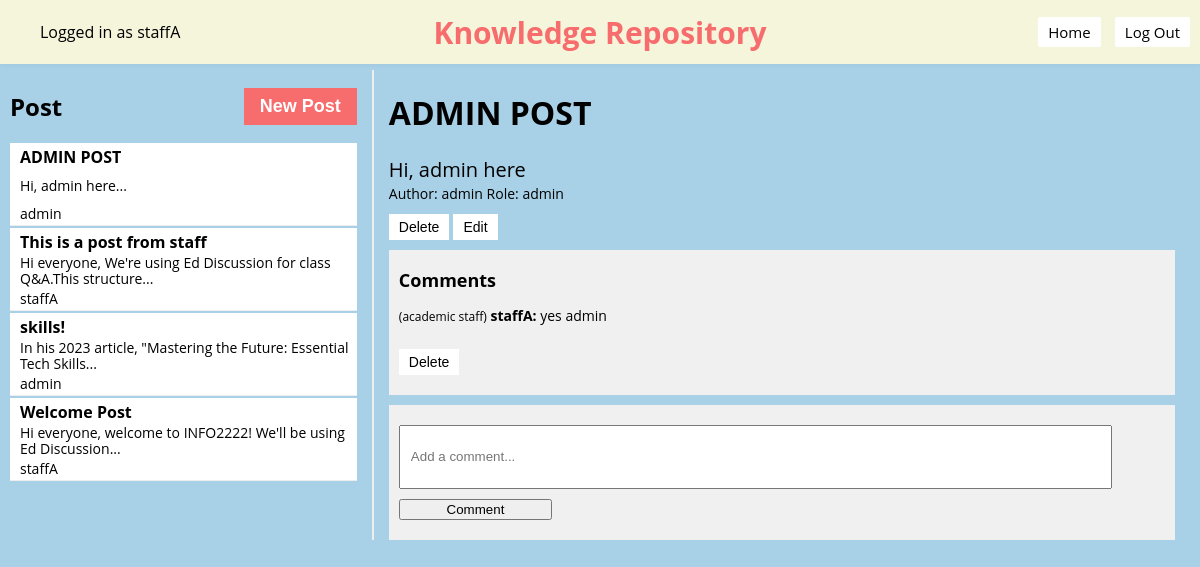
/knowledge-repository/1 (signed in), run on the app's committed database.
### models.py (models this page shows)
class Base(DeclarativeBase):
    pass

class Article(Base):
    __tablename__ = "article"
    id: Mapped[int] = mapped_column(Integer, primary_key=True)
    title: Mapped[str] = mapped_column(String(100), nullable=False)
    content: Mapped[str] = mapped_column(Text, nullable=False)
    author_id: Mapped[int] = mapped_column(Integer, ForeignKey('user.username'), nullable=False)
    comments = relationship('Comment', backref='article', lazy='dynamic')
    user = relationship("User", foreign_keys=[author_id])

class Comment(Base):
    __tablename__ = "comment"
    id: Mapped[int] = mapped_column(Integer, primary_key=True)
    content: Mapped[str] = mapped_column(Text, nullable=False)
    article_id: Mapped[int] = mapped_column(Integer, ForeignKey('article.id'), nullable=False)
    author_id: Mapped[int] = mapped_column(Integer, ForeignKey('user.username'), nullable=False)
    author_role: Mapped[RoleType] = mapped_column(Enum(RoleType), nullable=False)
    user = relationship("User", foreign_keys=[author_id])

### app.py (the view)
@app.route("/knowledge-repository", defaults={'article_id': None})
@app.route("/knowledge-repository/<int:article_id>")
def knowledge_repository(article_id):
    username = session.get("username")
    if username is None:
        return redirect(url_for('login'))  # Redirect to login page
    articles = db.get_all_articles()
    selected_article = db.get_article(article_id) if article_id else None
    user = db.get_user(username)
    user_role = user.role.name if hasattr(user.role, 'name') else str(user.role)
    if selected_article:
        comments = db.get_comments(selected_article.id)
    else:
        comments = []
    if selected_article != None:
        author_role = db.get_user_role(selected_article.author_id)
    else:
        author_role = "student"
    return render_template('knowledge_repository.jinja', username=username, articles=articles, selected_article=selected_article, author_role=author_role, user_role=user_role, comments=comments)

### app.py (called while the page is built)
def csp_policy_string(policy_dict):
    return "; ".join([f"{key} {' '.join(val) if isinstance(val, list) else val}" for key, val in policy_dict.items()])

@app.after_request
def apply_csp(response):
    policy = {
    "default-src": "'self'",
    "script-src": [
        "'self'",
        "https://cdnjs.cloudflare.com",  # Allow scripts from CDN for Crypto-JS
        "https://cdn.jsdelivr.net",
        "'unsafe-inline'"
    ],
    "style-src": "'self' 'unsafe-inline'",  # Allows inline styles;
    "img-src": "'self'",
    "connect-src": "'self'",  # Restricts the URLs which can be loaded using script interfaces
    "font-src": "'self'",  # Fonts loading
    "object-src": "'none'",  # Prevents object, embed, and applet elements from rendering
    "frame-ancestors": "'none'"  # Protects against clickjacking
}
    response.headers['Content-Security-Policy'] = csp_policy_string(policy)
    return response

### db.py (called while the page is built)
def get_user(username: str):
    with Session(engine) as session:
        return session.get(User, username)

def get_all_articles():
    with Session(engine) as session:
        articles = session.query(Article).all()
        return articles

def get_article(article_id):
    with Session(engine) as session:
        return session.query(Article).filter(Article.id == article_id).first()

def get_comments(article_id):
    with Session(engine) as session:
        return session.query(Comment).filter(Comment.article_id == article_id).all()

def get_user_role(username):
    with Session(engine) as session:
        user = session.query(User).filter(User.username == username).first()
        if user:
            return user.role.value
        else:
            return None  # Return None if the user is not found

### templates/knowledge_repository.jinja (shortened to what this page needs)
{% extends 'base.jinja' %}
{% block content %}
<nav style="padding: 2px 0; overflow: auto;">
    <div style="float: left;">
        <ul>
            <li class="username" style="display: inline-block;">Logged in as {{ username }}</li>
        </ul>
    </div>
        <div style="text-align: center; position: absolute; left: 50%; transform: translateX(-50%);">
        <h1 style="margin: 0; font-size: 30px; color: #F76C6c; ">Knowledge Repository</h1>
    </div>
    <div style="float: right;">
        <ul>
            <li style="display: inline-block;"><button onclick="location.href='{{ url_for('home') }}'">Home</button></li>
            <button onclick="confirmLogout()">Log Out</button>
        </ul>
    </div>
</nav>
<div class="container">
    <div class="sidebar">
        <div class="sidebar-header">
            <h2>Post</h2>
            <button class="new-article" id="newArticleBtn">New Post</button>
        </div>
        {% for article in articles %}
            <div class="article-preview" onclick="location.href='{{ url_for('knowledge_repository', article_id=article.id) }}'">
                <h3 id="sidebar-title-{{ article.id }}">{{ article.title }}</h3>
                <p id="sidebar-content-{{ article.id }}" style="font-size: 14px; color: black; margin: 1px 0;">{{ article.content.split()[:10]|join(' ') }}...</p>
                <p style="font-size: 14px; color: black;margin: 1px 0;">{{ article.author_id }}</p>
            </div>
        {% endfor %}
        </div>
        <div class="main-content">
            {% if selected_article %}
            <h1 id="article-title-{{ selected_article.id }}">{{ selected_article.title }}</h1>
            <p id="article-content-{{ selected_article.id }}" style="font-size: 20px; color: black; ; margin: 1px 0;">{{ selected_article.content }}</p>
            <p style="font-size: 14px; color:black ; ; margin: 1px 0;">Author: {{ selected_article.author_id }} Role: {{ author_role }}</p>
            {% if username == selected_article.author_id or user_role == 'ADMIN' or user_role == 'ACADEMIC' or user_role == 'ADMINISTRATIVE' %}
                <button class="button" onclick="deleteArticle({{ selected_article.id }}); event.stopPropagation();" style="vertical-align: top;">
                    Delete
                </button>
            {% endif %}
            {% if username == selected_article.author_id or user_role == 'ADMIN' or user_role == 'ACADEMIC' or user_role == 'ADMINISTRATIVE' %}
                <button class="button" id="edit-button-{{ selected_article.id }}" onclick="enableEditing({{ selected_article.id }})">Edit</button>
            {% endif %}
            <div class="comments">
            <h3>Comments</h3>
            {% for comment in comments %}
                <div class="comment">
                    <p>
                    <span class="comment-role">({{ comment.author_role.value }})</span>
                    <span class="comment-author">{{ comment.author_id }}:</span>
                    <span class="comment-content">{{ comment.content }}</span>
                    </p>
                    {% if user_role == 'ADMIN' or user_role == 'ACADEMIC' or user_role == 'ADMINISTRATIVE'%}
                        <button onclick="deleteComment({{ comment.id }})" class="button delete-button">Delete</button>
                    {% endif %}
                </div>
                {% else %}
                <p>No comments yet.</p>
                {% endfor %}
            </div>
            <div class="comments">
                <form id="comment-form" data-article-id="{{ selected_article.id }}">
                    <input type="text" name="content" placeholder="Add a comment..." required>
                    <button type="submit">Comment</button>
                </form>
            </div>
            {% endif %}
        </div>
    </div>
{% endblock %}

### templates/knowledge_repository.jinja (style rules this page uses)
html, body { margin: 0; padding: 0; width: 100%; height: 100%; display: flex; flex-direction: column; font-family: 'Open Sans', sans-serif; background-color: #A8D0E6; }
nav { position: absolute; width: 100%; height: 60px; background-color: beige; display: flex; justify-content: space-between; align-items: center; padding: 0 20px; box-shadow: 0 2px 4px rgba(0, 0, 0, 0.03); overflow: hidden; }
h2 { font-family: 'Open Sans', sans-serif; }
h3 { font-family: 'Open Sans', sans-serif; color: black; font-size: 18px; margin: 8px 0; }
p { font-family: 'Open Sans', sans-serif; color: black; font-size: 14px; }
.container { margin-top: 60px; display: flex; justify-content: space-between; padding: 10px; }
.sidebar { overflow: auto; width: 30%; border-right: 2px solid #eee; padding-right: 15px; }
.sidebar-header { display: flex; align-items: center; justify-content: space-between; }
.article-preview { cursor: pointer; padding: 1px; border-bottom: 1px solid #eee; height: 80px; display: flex; flex-direction: column; justify-content: space-between; overflow: hidden; background: #fff; margin-bottom: 2px; padding-left: 5px; }
.article-preview h3 { margin-top: 2px; font-size: 16px; overflow: hidden; text-overflow: ellipsis; margin-bottom: 0px; white-space: nowrap; padding-left: 5px; }
.article-preview p { margin-top: 0px; line-height: 1.2; font-size: 14px; cursor: pointer; border-bottom: 0px solid #eee; overflow: hidden; text-overflow: ellipsis; padding-left: 5px; padding-right: 5px; }
.main-content { width: 68%; padding-left: 15px; padding-right: 15px; }
.comments { margin-top: 10px; background-color: #f0f0f0; padding: 10px; overflow-y: auto; // Enable vertical scrolling }
.comment { margin-bottom: 10px; }
nav button { font-family: 'Open Sans', sans-serif; padding: 5px 10px; background-color: white; color: black; border: none; border-radius: 2px; cursor: pointer; text-align: center; text-decoration: none; display: inline-block; margin-right: 10px; font-size: 15px; transition: background-color 0.3s, color 0.3s; }
.new-article { padding: 8px 16px; background-color: #F76C6c; color: white; border: none; cursor: pointer; font-size: 18px; font-weight: bold; transition: background-color 0.2s; }
form { width: 100%; display: flex; flex-direction: column; align-items: left; }
form input[type="text"] { margin-top: 10px; width: 90%; padding: 10px; height: 40px; }
form button { margin-top: 10px; margin-bottom: 10px; width: 20%; }
.button { margin-top: 10px; padding: 5px 10px; background-color: white; color: black; border: none; cursor: pointer; font-size: 14px; transition: background-color 0.3s, box-shadow 0.3s; }
.comment p { font-size: 14px; color: black; }
.comment .comment-role { font-size: 12px; color: black; }
.comment .comment-author { font-size: 14px; font-weight: bold; }
.comment .comment-content { font-size: 14px; }

### data on the page
Article: title "ADMIN POST", content.split "Hi, admin here", author_id "admin", content "Hi, admin here"
Article: title "This is a post from staff", content.split "Hi everyone, We're using Ed Discussion for class Q&A.This structure", author_id "staffA"
Article: title "skills!", content.split "In his 2023 article, \"Mastering the Future: Essential Tech Skills", author_id "admin"
Article: title "Welcome Post", content.split "Hi everyone, welcome to INFO2222! We'll be using Ed Discussion", author_id "staffA"
Comment: author_role.value "academic staff", author_id "staffA", content "yes admin"

### other printed values
{{ username }} "staffA"
{{ author_role }} "admin"
